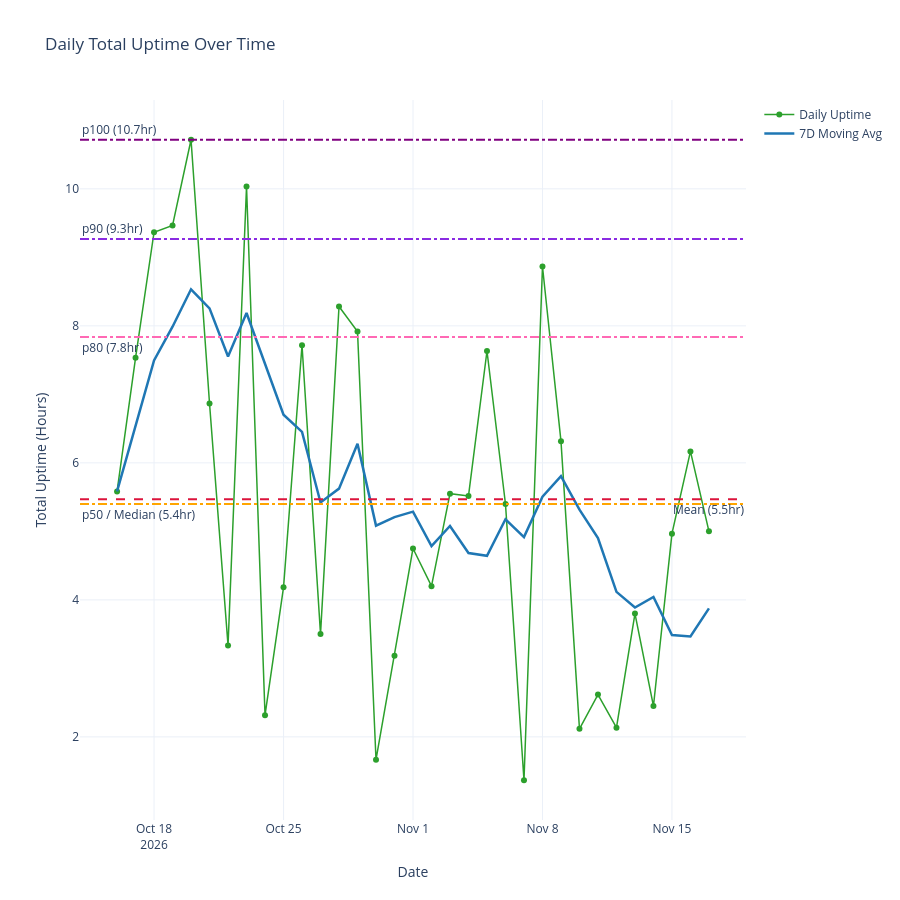

The cell this chart's notebook holds for it:
### Code cell
fromdate = '2026-10-16'
todate = str(date.today())
line_plot(daily_df, fromdate, todate)

### Figure 1 — Plotly figure (JSON) as saved in the notebook; plotly's stock layout.template omitted (floating-point values rounded to 4 significant figures)
{"data": [{"hovertemplate": "<b>Date:</b> %{x|%Y-%m-%d}<br><b>Uptime:</b> %{y:.1f} hrs<extra></extra>", "line": {"color": "#2ca02c", "width": 1.5}, "marker": {"size": 6}, "mode": "lines+markers", "name": "Daily Uptime", "type": "scatter", "x": ["2026-10-16T00:00:00.000000", "2026-10-17T00:00:00.000000", "2026-10-18T00:00:00.000000", "2026-10-19T00:00:00.000000", "2026-10-20T00:00:00.000000", "2026-10-21T00:00:00.000000", "2026-10-22T00:00:00.000000", "2026-10-23T00:00:00.000000", "2026-10-24T00:00:00.000000", "2026-10-25T00:00:00.000000", "2026-10-26T00:00:00.000000", "2026-10-27T00:00:00.000000", "2026-10-28T00:00:00.000000", "2026-10-29T00:00:00.000000", "2026-10-30T00:00:00.000000", "2026-10-31T00:00:00.000000", "2026-11-01T00:00:00.000000", "2026-11-02T00:00:00.000000", "2026-11-03T00:00:00.000000", "2026-11-04T00:00:00.000000", "2026-11-05T00:00:00.000000", "2026-11-06T00:00:00.000000", "2026-11-07T00:00:00.000000", "2026-11-08T00:00:00.000000", "2026-11-09T00:00:00.000000", "2026-11-10T00:00:00.000000", "2026-11-11T00:00:00.000000", "2026-11-12T00:00:00.000000", "2026-11-13T00:00:00.000000", "2026-11-14T00:00:00.000000", "2026-11-15T00:00:00.000000", "2026-11-16T00:00:00.000000", "2026-11-17T00:00:00.000000"], "y": [5.583, 7.533, 9.367, 9.467, 10.72, 6.867, 3.333, 10.03, 2.317, 4.183, 7.717, 3.5, 8.283, 7.917, 1.667, 3.183, 4.75, 4.2, 5.55, 5.517, 7.633, 5.4, 1.367, 8.867, 6.317, 2.117, 2.617, 2.133, 3.8, 2.45, 4.967, 6.167, 5.0]}, {"hovertemplate": "<b>7D Avg:</b> %{y:.1f} hrs<extra></extra>", "line": {"color": "#1f77b4", "width": 2.5}, "mode": "lines", "name": "7D Moving Avg", "type": "scatter", "x": ["2026-10-16T00:00:00.000000", "2026-10-17T00:00:00.000000", "2026-10-18T00:00:00.000000", "2026-10-19T00:00:00.000000", "2026-10-20T00:00:00.000000", "2026-10-21T00:00:00.000000", "2026-10-22T00:00:00.000000", "2026-10-23T00:00:00.000000", "2026-10-24T00:00:00.000000", "2026-10-25T00:00:00.000000", "2026-10-26T00:00:00.000000", "2026-10-27T00:00:00.000000", "2026-10-28T00:00:00.000000", "2026-10-29T00:00:00.000000", "2026-10-30T00:00:00.000000", "2026-10-31T00:00:00.000000", "2026-11-01T00:00:00.000000", "2026-11-02T00:00:00.000000", "2026-11-03T00:00:00.000000", "2026-11-04T00:00:00.000000", "2026-11-05T00:00:00.000000", "2026-11-06T00:00:00.000000", "2026-11-07T00:00:00.000000", "2026-11-08T00:00:00.000000", "2026-11-09T00:00:00.000000", "2026-11-10T00:00:00.000000", "2026-11-11T00:00:00.000000", "2026-11-12T00:00:00.000000", "2026-11-13T00:00:00.000000", "2026-11-14T00:00:00.000000", "2026-11-15T00:00:00.000000", "2026-11-16T00:00:00.000000", "2026-11-17T00:00:00.000000"], "y": [5.583, 6.558, 7.494, 7.988, 8.533, 8.256, 7.552, 8.188, 7.443, 6.702, 6.452, 5.421, 5.624, 6.279, 5.083, 5.207, 5.288, 4.786, 5.079, 4.683, 4.643, 5.176, 4.917, 5.505, 5.807, 5.317, 4.902, 4.117, 3.888, 4.043, 3.486, 3.464, 3.876]}], "layout": {"annotations": [{"showarrow": false, "text": "Mean (5.5hr)", "x": 1, "xanchor": "right", "xref": "x domain", "y": 5.47, "yanchor": "top", "yref": "y"}, {"showarrow": false, "text": "p100 (10.7hr)", "x": 0, "xanchor": "left", "xref": "x domain", "y": 10.72, "yanchor": "bottom", "yref": "y"}, {"showarrow": false, "text": "p90 (9.3hr)", "x": 0, "xanchor": "left", "xref": "x domain", "y": 9.267, "yanchor": "bottom", "yref": "y"}, {"showarrow": false, "text": "p80 (7.8hr)", "x": 0, "xanchor": "left", "xref": "x domain", "y": 7.837, "yanchor": "top", "yref": "y"}, {"showarrow": false, "text": "p50 / Median (5.4hr)", "x": 0, "xanchor": "left", "xref": "x domain", "y": 5.4, "yanchor": "top", "yref": "y"}], "height": 900, "hovermode": "x unified", "shapes": [{"line": {"color": "crimson", "dash": "dash"}, "type": "line", "x0": 0, "x1": 1, "xref": "x domain", "y0": 5.47, "y1": 5.47, "yref": "y"}, {"line": {"color": "purple", "dash": "dashdot"}, "type": "line", "x0": 0, "x1": 1, "xref": "x domain", "y0": 10.72, "y1": 10.72, "yref": "y"}, {"line": {"color": "blueviolet", "dash": "dashdot"}, "type": "line", "x0": 0, "x1": 1, "xref": "x domain", "y0": 9.267, "y1": 9.267, "yref": "y"}, {"line": {"color": "hotpink", "dash": "dashdot"}, "type": "line", "x0": 0, "x1": 1, "xref": "x domain", "y0": 7.837, "y1": 7.837, "yref": "y"}, {"line": {"color": "orange", "dash": "dashdot"}, "type": "line", "x0": 0, "x1": 1, "xref": "x domain", "y0": 5.4, "y1": 5.4, "yref": "y"}], "title": {"text": "Daily Total Uptime Over Time"}, "xaxis": {"title": {"text": "Date"}}, "yaxis": {"title": {"text": "Total Uptime (Hours)"}}}}
